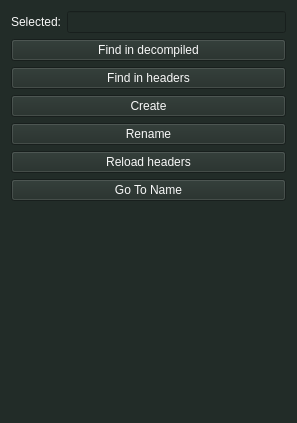
<?xml version="1.0" encoding="UTF-8"?>
<ui version="4.0">
 <class>QuickMenu</class>
 <widget class="QWidget" name="QuickMenu">
  <property name="geometry">
   <rect>
    <x>0</x>
    <y>0</y>
    <width>297</width>
    <height>423</height>
   </rect>
  </property>
  <property name="sizePolicy">
   <sizepolicy hsizetype="Preferred" vsizetype="Fixed">
    <horstretch>0</horstretch>
    <verstretch>0</verstretch>
   </sizepolicy>
  </property>
  <property name="windowTitle">
   <string>Quick menu</string>
  </property>
  <property name="styleSheet">
   <string notr="true">background-color: rgb(34, 44, 40);
color: rgb(248, 248, 248);
</string>
  </property>
  <layout class="QVBoxLayout" name="verticalLayout">
   <item>
    <layout class="QHBoxLayout" name="horizontalLayout">
     <item>
      <widget class="QLabel" name="label">
       <property name="text">
        <string>Selected:</string>
       </property>
      </widget>
     </item>
     <item>
      <widget class="QLineEdit" name="text_edit"/>
     </item>
    </layout>
   </item>
   <item>
    <widget class="QPushButton" name="find_in_decompiled_btn">
     <property name="text">
      <string>Find in decompiled</string>
     </property>
     <property name="flat">
      <bool>false</bool>
     </property>
    </widget>
   </item>
   <item>
    <widget class="QPushButton" name="find_in_headers_btn">
     <property name="text">
      <string>Find in headers</string>
     </property>
    </widget>
   </item>
   <item>
    <widget class="QPushButton" name="create_btn">
     <property name="contextMenuPolicy">
      <enum>Qt::DefaultContextMenu</enum>
     </property>
     <property name="text">
      <string>Create</string>
     </property>
    </widget>
   </item>
   <item>
    <widget class="QPushButton" name="rename_btn">
     <property name="text">
      <string>Rename</string>
     </property>
    </widget>
   </item>
   <item>
    <widget class="QPushButton" name="reload_headers_btn">
     <property name="text">
      <string>Reload headers</string>
     </property>
     <property name="flat">
      <bool>false</bool>
     </property>
    </widget>
   </item>
   <item>
    <widget class="QPushButton" name="goto_btn">
     <property name="text">
      <string>Go To Name</string>
     </property>
     <property name="flat">
      <bool>false</bool>
     </property>
    </widget>
   </item>
   <item>
    <spacer name="verticalSpacer">
     <property name="orientation">
      <enum>Qt::Vertical</enum>
     </property>
     <property name="sizeHint" stdset="0">
      <size>
       <width>20</width>
       <height>90</height>
      </size>
     </property>
    </spacer>
   </item>
  </layout>
 </widget>
 <resources/>
 <connections/>
</ui>
